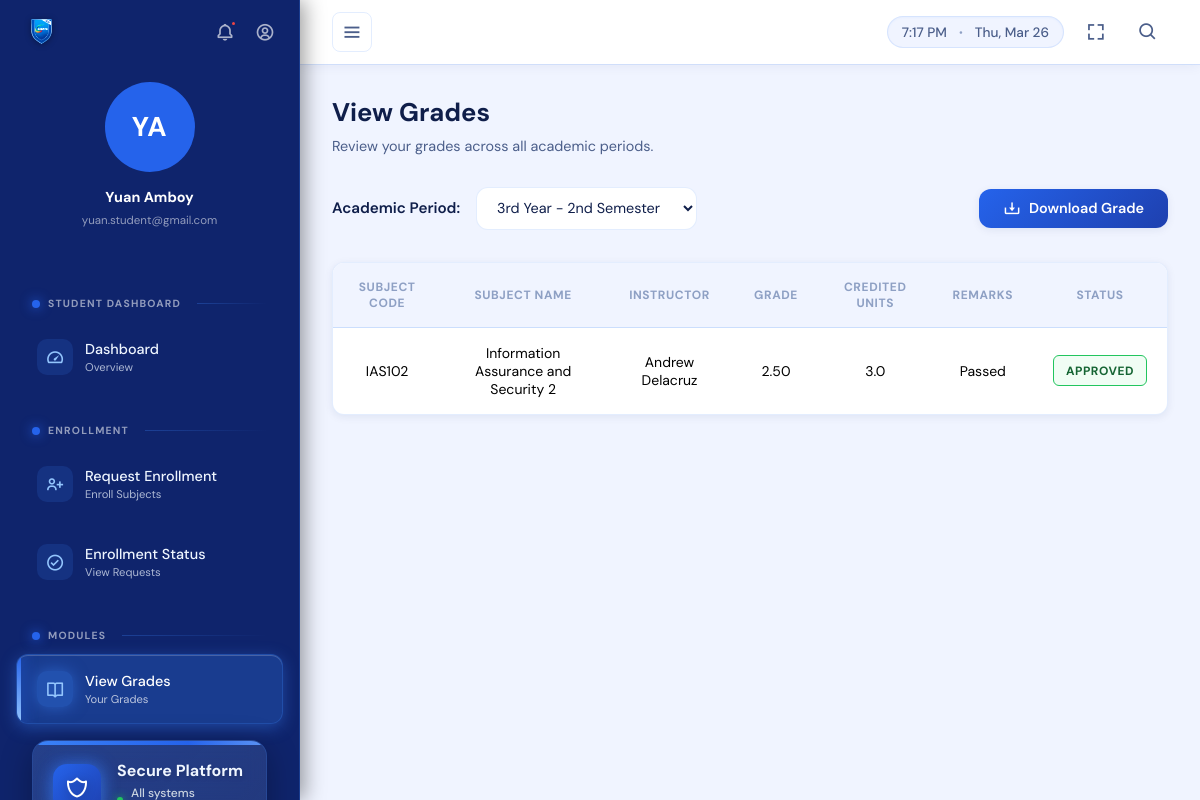
/index.php?page=view_grades (signed in), run on the app's committed database.
### tables this page shows
CREATE TABLE `users` (
  `user_id` int(11) NOT NULL,
  `full_name` varchar(100) NOT NULL,
  `program` varchar(100) DEFAULT NULL,
  `section` varchar(50) DEFAULT NULL,
  `year_level` tinyint(4) DEFAULT NULL,
  `email` varchar(100) NOT NULL,
  `password_hash` varchar(255) NOT NULL,
  `role_id` int(11) NOT NULL,
  `created_at` timestamp NOT NULL DEFAULT current_timestamp(),
  `is_active` tinyint(1) DEFAULT 1
);

### student/view_grades.php (the view, shortened to what this page needs)
<?php
require_once __DIR__ . '/../config/db.php';
$student_id = $_SESSION['user_id'];
$periods = [
    '1st Year - 1st Semester',
    '1st Year - 2nd Semester',
    '2nd Year - 1st Semester',
    '2nd Year - 2nd Semester',
    '3rd Year - 1st Semester',
    '3rd Year - 2nd Semester'
];
$selected_period = $_GET['period'] ?? '3rd Year - 2nd Semester';
$stmt = $conn->prepare("
    SELECT
        s.subject_code,
        s.subject_name,
        u.full_name AS teacher_name,
        g.numeric_grade,
        g.remarks,
        g.status
    FROM grades g
    JOIN subjects s ON g.subject_id = s.subject_id
    JOIN users u ON s.faculty_id = u.user_id
    WHERE g.student_id = ?
    AND g.academic_period = ?
    ORDER BY s.subject_code
");
$stmt->bind_param("is", $student_id, $selected_period);
$stmt->execute();
$result = $stmt->get_result();
$grades = [];
while ($row = $result->fetch_assoc()) {
    $grades[] = $row;
}
?>
<div>
    <div class="page-header">
        <h2>View Grades</h2>
        <p>Review your grades across all academic periods.</p>
    </div>
    <div class="period-selector-row">
        <div class="period-selector">
            <form method="GET">
                <label for="period">Academic Period:</label>
                <select id="period" name="period" onchange="this.form.submit()">
                    <?php foreach ($periods as $period): ?>
                        <option value="<?= htmlspecialchars($period, ENT_QUOTES) ?>"
                            <?= $period === $selected_period ? 'selected' : '' ?>>
                            <?= htmlspecialchars($period, ENT_QUOTES) ?>
                        </option>
                    <?php endforeach; ?>
                </select>
            </form>
        </div>
        <?php if (count($grades) > 0): ?>
            <button class="btn-download" onclick="downloadGrades()">
                <i class='bx bx-download'></i> Download Grade
            </button>
        <?php endif; ?>
    </div>
    <div class="content-section">
        <div class="table-card">
            <div class="table-wrap">
                <table>
                    <thead>
                        <tr>
                            <th>Subject Code</th>
                            <th>Subject Name</th>
                            <th>Instructor</th>
                            <th>Grade</th>
                            <th>Credited Units</th>
                            <th>Remarks</th>
                            <th>Status</th>
                        </tr>
                    </thead>
                    <tbody>
                        <?php if (count($grades) > 0): ?>
                            <?php foreach ($grades as $grade): ?>
                                <tr>
                                    <td><?= htmlspecialchars($grade['subject_code'], ENT_QUOTES) ?></td>
                                    <td><?= htmlspecialchars($grade['subject_name'], ENT_QUOTES) ?></td>
                                    <td><?= htmlspecialchars($grade['teacher_name'], ENT_QUOTES) ?></td>
                                    <td>
                                        <?= $grade['status'] === 'Approved'
                                            ? number_format($grade['numeric_grade'], 2)
                                            : '—' ?>
                                    </td>
                                    <td>3.0</td>
                                    <td>
                                        <?php if ($grade['status'] === 'Approved'): ?>
                                            <?= (strpos($grade['remarks'], 'Failed') !== false || $grade['numeric_grade'] == 5.00)
                                                ? 'Failed' : 'Passed' ?>
                                        <?php else: ?>
                                            —
                                        <?php endif; ?>
                                    </td>
                                    <td>
                                        <?php if ($grade['status'] === 'Approved'): ?>
                                            <span class="badge-status badge-approved">Approved</span>
                                        <?php else: ?>
                                            <span class="badge-status" style="background:#fef3c7;color:#92400e;">Pending</span>
                                        <?php endif; ?>
                                    </td>
                                </tr>
                            <?php endforeach; ?>
                        <?php endif; ?>
                    </tbody>
                </table>
            </div>
        </div>
    </div>
</div>

### template/sidebar.php (shortened to what this page needs)
<?php
require_once __DIR__ . '/../includes/auth_check.php';
$role_id = (int)$_SESSION["role_id"];
$user_id = (int)$_SESSION["user_id"];
$user_stmt = $conn->prepare("SELECT full_name, email FROM users WHERE user_id = ?");
$user_stmt->bind_param('i', $user_id);
$user_stmt->execute();
$user_result = $user_stmt->get_result();
$user_name  = "User";
$user_email = "";
if ($user_result && $user_row = $user_result->fetch_assoc()) {
    $user_name  = $user_row['full_name'] ?? "User";
    $user_email = $user_row['email']     ?? "";
}
$name_parts = array_filter(explode(' ', trim($user_name)));
$initials = '';
if (count($name_parts) >= 2) {
    $initials = strtoupper(substr($name_parts[0], 0, 1) . substr($name_parts[1], 0, 1));
} else {
    $initials = strtoupper(substr($name_parts[0] ?? 'U', 0, 1));
}
$current_page = $_GET['page'] ?? 'dashboard';
?>
<!DOCTYPE html>
<html lang="en">
<head>
    <link href='https://unpkg.com/boxicons@2.1.4/css/boxicons.min.css' rel='stylesheet'>
    <link rel="stylesheet" href="https://cdnjs.cloudflare.com/ajax/libs/font-awesome/6.4.0/css/all.min.css">
</head>
<body>
    <aside class="sidebar" id="sidebar">
        <div class="sidebar-header">
            <div class="sidebar-topstrip">
                <div class="sidebar-logo">
                    <img src="images/siems.png" alt="SIEMS Logo">
                </div>
                <div class="sidebar-header-icons">
                    <button class="header-icon-btn" id="sidebarNotifBtn" title="Notifications">
                        <i class='bx bx-bell'></i>
                        <span class="badge-dot"></span>
                    </button>
                    <div class="sidebar-profile-menu" style="position:relative;">
                        <button class="header-icon-btn" id="sidebarProfileIconBtn" title="Profile">
                            <i class='bx bx-user-circle'></i>
                        </button>
                    </div>
                </div>
            </div>
            <div class="sidebar-profile">
                <div class="sidebar-avatar"><?= htmlspecialchars($initials, ENT_QUOTES) ?></div>
                <div class="sidebar-user-name"><?= htmlspecialchars($user_name, ENT_QUOTES) ?></div>
                <div class="sidebar-user-email"><?= htmlspecialchars($user_email, ENT_QUOTES) ?></div>
            </div>
        </div>
        <nav class="nav">
            <?php if (!empty($menus[$role_id])): ?>
                <ul>
                    <?php foreach ($menus[$role_id] as $item):
                        if (isset($item['is_section']) && $item['is_section']): ?>
                            </ul>
                            <span class="section-title"><?= htmlspecialchars($item['label'], ENT_QUOTES) ?></span>
                            <ul>
                        <?php else:
                            $is_active = isset($item['link']) && strpos($item['link'], $current_page) !== false ? ' active' : '';
                            $has_submenu = isset($item['submenu']);
                        ?>
                            <li class="<?= $is_active ? 'open' : '' ?>">
                                <a href="<?= htmlspecialchars($item['link']) ?>" class="<?= $is_active ?>" <?= $has_submenu ? 'onclick="toggleSubmenu(event)"' : '' ?>>
                                    <span class="left">
                                        <div class="icon-wrapper">
                                            <i class='bx <?= htmlspecialchars($item['icon']) ?> icon'></i>
                                        </div>
                                        <span class="nav-label">
                                            <span class="main-text"><?= htmlspecialchars($item['label']) ?></span>
                                            <span class="sub-text"><?= htmlspecialchars($item['sublabel']) ?></span>
                                        </span>
                                    </span>
                                </a>
                            </li>
                        <?php endif; ?>
                    <?php endforeach; ?>
                </ul>
            <?php endif; ?>
            <div class="sidebar-footer">
                <div class="footer-header">
                    <div class="footer-icon">
                        <i class='bx bx-shield-alt-2'></i>
                    </div>
                    <div class="footer-content">
                        <div class="footer-title">Secure Platform</div>
                        <div class="footer-subtitle">All systems operational</div>
                    </div>
                </div>
            </div>
        </nav>
    </aside>
    <div class="page-wrapper" id="pageWrapper">
        <nav class="top-navbar" id="topNavbar">
            <div class="navbar-container">
                <div class="navbar-content">
                    <div class="navbar-left">
                        <button class="toggle-btn" id="toggleBtn" aria-label="Toggle sidebar"><i class='bx bx-menu'></i></button>
                    </div>
                    <div class="navbar-right">
                        <div class="time-display" id="timeDisplay">
                            <span id="currentTime"></span>
                            <span class="date-separator">•</span>
                            <span id="currentDate"></span>
                        </div>
                        <button class="icon-btn" id="fullscreenBtn" title="Toggle Fullscreen"><i class='bx bx-fullscreen'></i></button>
                        <button class="icon-btn" id="searchBtn" title="Search"><i class='bx bx-search'></i></button>
                    </div>
                </div>
            </div>
        </nav>
        <main class="main-content" id="mainContent">

### student/view_grades.php (style rules this page uses)
:root { --navy: #0f246c; --blue-500: #3B82F6; --blue-600: #2563EB; --blue-700: #1E40AF; --blue-light: #93C5FD; --bg: #F0F4FF; --surface: #FFFFFF; --border: rgba(59, 130, 246, 0.14); --text-900: #0F1E4A; --text-600: #4B5E8A; --text-400: #8EA0C4; --shadow-sm: 0 2px 8px rgba(15, 36, 108, 0.08); --shadow-md: 0 6px 20px rgba(15, 36, 108, 0.12); --r-md: 12px; --transition: all 0.3s cubic-bezier(0.4, 0, 0.2, 1); }
.page-header { margin-bottom: 2rem; }
.page-header h2 { font-size: 1.6rem; font-weight: 700; color: var(--text-900); margin-bottom: 0.5rem; }
.page-header p { color: var(--text-600); font-size: 0.9rem; }
.period-selector-row { display: flex; align-items: center; justify-content: space-between; margin-bottom: 2rem; flex-wrap: wrap; gap: 1rem; }
.btn-download { display: flex; align-items: center; gap: 0.5rem; padding: 0.65rem 1.5rem; background: linear-gradient(135deg, var(--blue-600), var(--blue-700)); color: white; border: none; border-radius: var(--r-md); font-size: 0.9rem; font-weight: 600; cursor: pointer; transition: var(--transition); box-shadow: var(--shadow-sm); font-family: 'DM Sans', sans-serif; }
.btn-download i { font-size: 1.1rem; }
.period-selector { margin-bottom: 0; display: flex; align-items: center; gap: 1rem; }
.period-selector label { font-weight: 600; color: var(--text-900); font-size: .95rem; }
.period-selector form { display: flex; align-items: center; gap: 1rem; }
.period-selector select { padding: .65rem 1rem; border: 1px solid var(--border); border-radius: var(--r-md); font-size: .9rem; color: var(--text-900); background: var(--surface); cursor: pointer; font-family: 'DM Sans', sans-serif; transition: var(--transition); }
.content-section { margin-bottom: 3rem; }
.table-card { background: var(--surface); border: 1px solid var(--border); border-radius: var(--r-md); box-shadow: var(--shadow-sm); overflow: hidden; transition: var(--transition); }
.table-wrap { overflow-x: auto; }
table { border-collapse: collapse; width: 100%; }
th { padding: 1rem 1.25rem; text-align: center; font-size: .75rem; font-weight: 700; color: var(--text-400); text-transform: uppercase; letter-spacing: .05em; background: var(--bg); border-bottom: 1px solid var(--border); }
td { padding: 1rem 1.25rem; font-size: .875rem; color: black; text-align: center; border-bottom: 1px solid var(--border); }
tbody tr:last-child td { border-bottom: none; }
.badge-approved { background: #f0fdf4; color: #166534; border: 1px solid #22c55e; }
.badge-status { display: inline-block; padding: .4rem .75rem; border-radius: 6px; font-size: .75rem; font-weight: 700; text-transform: uppercase; letter-spacing: .5px; }

### data on the page
users: full_name "YA", full_name "Yuan Amboy", email "yuan.student@gmail.com"

### other printed values
$item['label'] "STUDENT DASHBOARD"
$item['label'] "Dashboard"
$item['sublabel'] "Overview"
$item['label'] "ENROLLMENT"
$item['label'] "Request Enrollment"
$item['sublabel'] "Enroll Subjects"
$item['label'] "Enrollment Status"
$item['sublabel'] "View Requests"
$item['label'] "MODULES"
$item['label'] "View Grades"
$item['sublabel'] "Your Grades"
$grade['subject_code'] "IAS102"
$grade['subject_name'] "Information Assurance and Security 2"
$grade['teacher_name'] "Andrew Delacruz"
$grade['numeric_grade'] "2.50"
